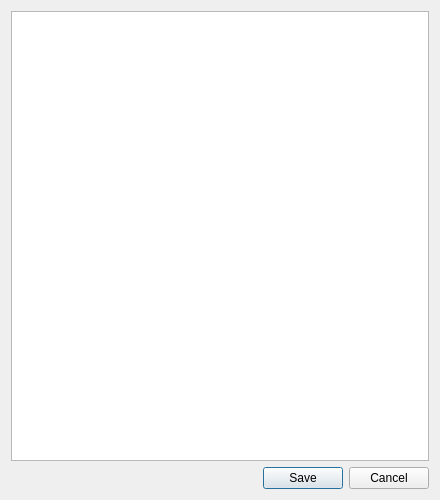
<?xml version="1.0" encoding="UTF-8"?>
<ui version="4.0">
 <class>IDlgLoadOnlineMap</class>
 <widget class="QDialog" name="IDlgLoadOnlineMap">
  <property name="geometry">
   <rect>
    <x>0</x>
    <y>0</y>
    <width>440</width>
    <height>500</height>
   </rect>
  </property>
  <property name="windowTitle">
   <string>Available Online Map ...</string>
  </property>
  <layout class="QVBoxLayout" name="verticalLayout">
   <item>
    <widget class="QListWidget" name="mapList"/>
   </item>
   <item>
    <widget class="QDialogButtonBox" name="buttonBox">
     <property name="orientation">
      <enum>Qt::Horizontal</enum>
     </property>
     <property name="standardButtons">
      <set>QDialogButtonBox::Cancel|QDialogButtonBox::Save</set>
     </property>
    </widget>
   </item>
  </layout>
 </widget>
 <resources/>
 <connections>
  <connection>
   <sender>buttonBox</sender>
   <signal>accepted()</signal>
   <receiver>IDlgLoadOnlineMap</receiver>
   <slot>accept()</slot>
   <hints>
    <hint type="sourcelabel">
     <x>248</x>
     <y>254</y>
    </hint>
    <hint type="destinationlabel">
     <x>157</x>
     <y>274</y>
    </hint>
   </hints>
  </connection>
  <connection>
   <sender>buttonBox</sender>
   <signal>rejected()</signal>
   <receiver>IDlgLoadOnlineMap</receiver>
   <slot>reject()</slot>
   <hints>
    <hint type="sourcelabel">
     <x>316</x>
     <y>260</y>
    </hint>
    <hint type="destinationlabel">
     <x>286</x>
     <y>274</y>
    </hint>
   </hints>
  </connection>
 </connections>
</ui>
